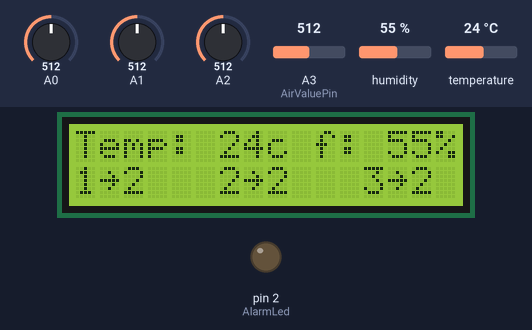
Recording of a sketch running on a simulated Arduino Uno, built with avr-gcc and run on an emulated ATmega328P. Shown: 16×2 character LCD, output pins drawn as LEDs (lit = HIGH). The inputs (shaded band) are chosen by the test bench; at power-on: temperature 24 °C, A0 = 512, A1 = 512, A2 = 512, A3 (AirValuePin) = 512, humidity 55 %. What the sketch prints to the serial monitor is not drawn.

Above: at 1.2 s.
1.3 s: temperature set to 0 °C
At 3.0 s:
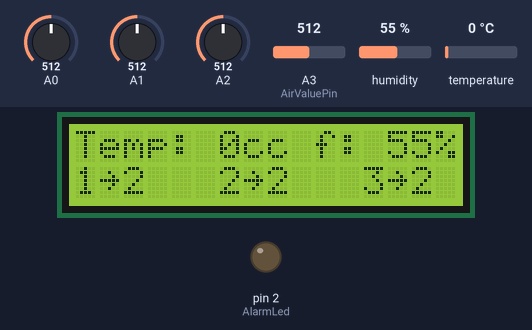
3.6 s: A0 set to 534
5.4 s: A0 set to 564
At 7.3 s:
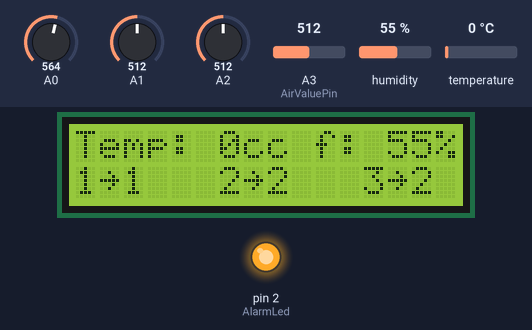
7.7 s: temperature set to 12 °C
At 8.9 s:
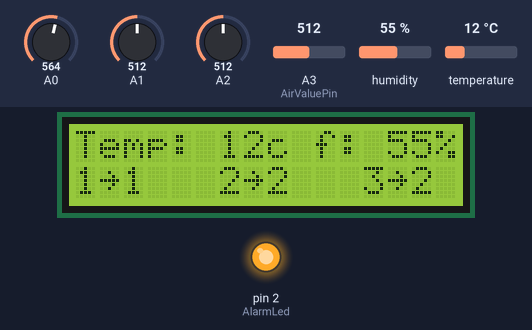
9.8 s: A1 set to 716
At 11.6 s:
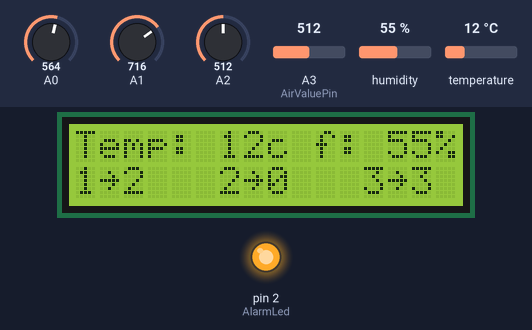
11.9 s: A2 set to 716
At 13.3 s:
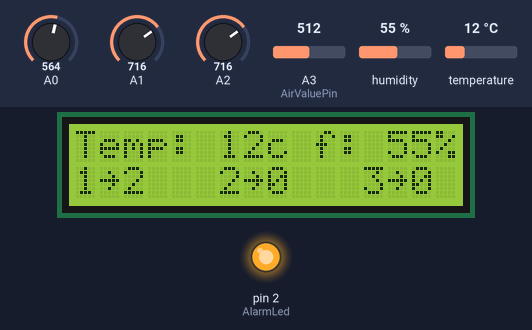
Timing chart, 0 to 14.9 s (numbered marks = the images above; inputs shaded):
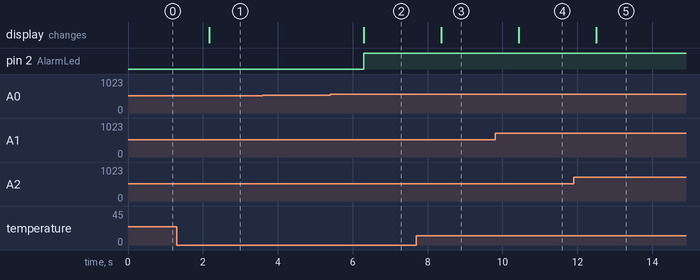

The sketch:

plants_monitor.ino
```cpp
#include <Wire.h>
#include <LiquidCrystal_I2C.h>
#include <DHT.h>      // подключаем библиотека для датчика температуры и влажности

int AirValuePin = A3;  // Пин подключения потенциометра для переменной WaterValue
int AlarmLed = 2;   // Пин светодиода тревоги
DHT dht(11, DHT22);  // Пин датчика температуры и влажности
LiquidCrystal_I2C lcd(0x27,16,2);  // Устанавливаем дисплей


//датчики влажности почвы
int AirValue = 600;             // Максимальное значение сухого датчика
int WaterValue = 200;           // Минимальное значение погруженного датчика

int soilMoistureValue = 0;            // Создаем переменную soilMoistureValue
int soilMoisturePercent = 0;

int soilMoistureValue2 = 0;            // Создаем переменную soilMoistureValue2
int soilMoisturePercent2 = 0;

int soilMoistureValue3 = 0;            // Создаем переменную soilMoistureValue3
int soilMoisturePercent3 = 0;

void setup()
{
  Serial.begin(9600);                 // Открываем последовательную связь на скорости 9600
  pinMode(soilMoistureValue, INPUT);  // Устанавливаем вывод как вход.
  pinMode(soilMoistureValue2, INPUT);  // Устанавливаем вывод как вход.
  pinMode(soilMoistureValue3, INPUT);  // Устанавливаем вывод как вход.
  pinMode(AirValuePin, INPUT);  // Потенциометр
  pinMode(AlarmLed, OUTPUT);
  dht.begin();                // запускаем датчик DHT22

  lcd.init();
  lcd.backlight();// Включаем подсветку дисплея

}
void loop()
{
// Снимаем порог влажности с потенциометра
int airPotValue = analogRead(AirValuePin);  // Считываем значение с потенциометра для AirValue
AirValue = map(airPotValue, 0, 1023, 300, 1000); // Маппинг значения на диапазон от 300 до 600

// Снимаем температуру и влажность воздуха
int f = dht.readHumidity();
int t = dht.readTemperature();

// Выводим темп. и влажн. воздуха
lcd.setCursor(0, 0);
lcd.print("Temp: ");
lcd.print(t);
lcd.print("c");

lcd.setCursor(9, 0);
lcd.print(" f: ");
lcd.print(f);
lcd.print("%");

  //Снимаем влажность почвы
soilMoistureValue = analogRead(A0);   // Считываем данные с порта A0 и записываем их в переменную
soilMoistureValue2 = analogRead(A1);   // Считываем данные с порта A0 и записываем их в переменную
soilMoistureValue3 = analogRead(A2);   // Считываем данные с порта A0 и записываем их в переменную

if (soilMoistureValue > AirValue || soilMoistureValue2 > AirValue || soilMoistureValue3 > AirValue) {
    // Находим ближайшее значение и присваиваем его переменной AirValue
    int closestValue = soilMoistureValue;
    if (abs(soilMoistureValue2 - AirValue) < abs(closestValue - AirValue)) {
      closestValue = soilMoistureValue2;
    }
    if (abs(soilMoistureValue3 - AirValue) < abs(closestValue - AirValue)) {
      closestValue = soilMoistureValue3;
    }
    AirValue = closestValue;}

soilMoisturePercent = map(soilMoistureValue, AirValue, WaterValue, 0, 9);
soilMoisturePercent2 = map(soilMoistureValue2, AirValue, WaterValue, 0, 9);
soilMoisturePercent3 = map(soilMoistureValue3, AirValue, WaterValue, 0, 9);

// Выводим влажность почвы
lcd.setCursor(0, 1);
lcd.print("1");
lcd.write(126);
lcd.print(soilMoisturePercent);

lcd.setCursor(5, 1);
lcd.print(" 2");
lcd.write(126);
lcd.print(soilMoisturePercent2);

lcd.setCursor(11, 1);
lcd.print(" 3");
lcd.write(126);
lcd.print(soilMoisturePercent3);

// Сигнал тревоги
if (soilMoisturePercent <= 1 || soilMoisturePercent2 <= 1 || soilMoisturePercent3 <= 1) {
    digitalWrite(AlarmLed, HIGH);
  } else {
    digitalWrite(AlarmLed, LOW);
  }

// Монитор
Serial.print("Temp: ");
Serial.print(t);
Serial.print("с f: ");
Serial.println(f);
Serial.print("1-");
Serial.print(soilMoisturePercent);
Serial.print("% 2-");
Serial.print(soilMoisturePercent2);
Serial.print("% 3-");
Serial.println(soilMoisturePercent3);
Serial.print("AirValue: ");
Serial.println(AirValue);
Serial.println(airPotValue);

delay(1000);
}
```

Measured:
- the behaviour switches between 550 and 551 on A0 (found by bisection; images 1 and 2)
- after the input at 1.3 s, the display: changes after 0.87 s (image 1)
- after the input at 3.6 s, every drawn part: stays the same
- after the input at 5.4 s, pin 2 (AlarmLed): LOW → HIGH after 0.90 s; the display: changes after 0.90 s (image 2)
- after the input at 7.7 s, the display: changes after 0.67 s (image 3)
- after the input at 9.8 s, the display: changes after 0.63 s (image 4)
- after the input at 11.9 s, the display: changes after 0.60 s (image 5)
